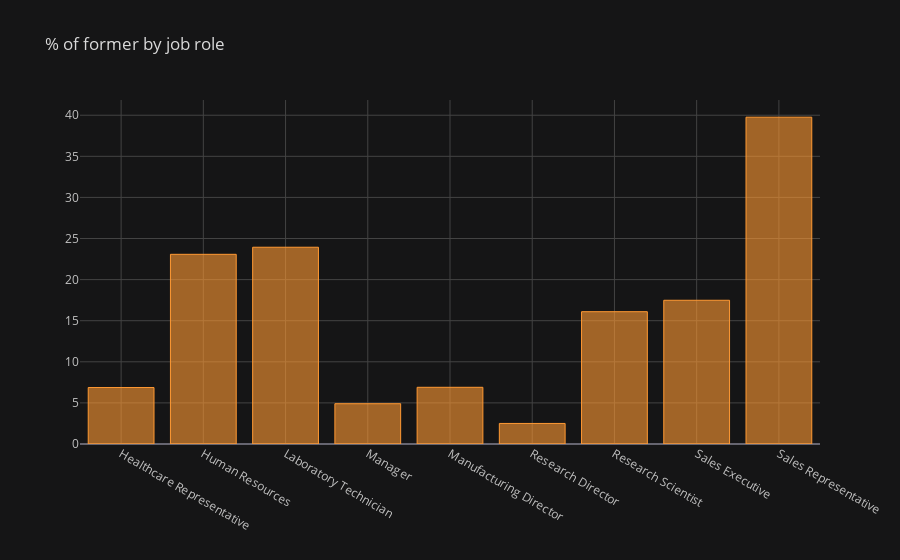

The cell this chart's notebook holds for it:
### Code cell
jr = pd.DataFrame(columns = ['Job Role', '% of former'])
i = 0 

for field in list(df['JobRole'].unique()):
    ratio = df[(df['JobRole'] == field) & 
               (df['Attrition'] == 'Yes')].shape[0] / df[df['JobRole'] == field].shape[0]
    jr.loc[i] = (field, ratio*100)
    i += 1

jr = jr.groupby(by = 'Job Role').sum()
jr.iplot(kind = 'bar', title = '% of former by job role')

### Figure 1 — Plotly figure (JSON) as saved in the notebook; plotly's stock layout.template omitted (floating-point values rounded to 4 significant figures)
{"data": [{"marker": {"color": "rgba(255, 153, 51, 0.6)", "line": {"color": "rgba(255, 153, 51, 1.0)", "width": 1}}, "name": "% of former", "orientation": "v", "text": "", "type": "bar", "x": ["Healthcare Representative", "Human Resources", "Laboratory Technician", "Manager", "Manufacturing Director", "Research Director", "Research Scientist", "Sales Executive", "Sales Representative"], "y": [6.87, 23.08, 23.94, 4.902, 6.897, 2.5, 16.1, 17.48, 39.76]}], "layout": {"legend": {"bgcolor": "#151516", "font": {"color": "#D9D9D9"}}, "paper_bgcolor": "#151516", "plot_bgcolor": "#151516", "title": {"font": {"color": "#D9D9D9"}, "text": "% of former by job role"}, "xaxis": {"gridcolor": "#434343", "showgrid": true, "tickfont": {"color": "#C2C2C2"}, "title": {"font": {"color": "#D9D9D9"}, "text": ""}, "zerolinecolor": "#666570"}, "yaxis": {"gridcolor": "#434343", "showgrid": true, "tickfont": {"color": "#C2C2C2"}, "title": {"font": {"color": "#D9D9D9"}, "text": ""}, "zerolinecolor": "#666570"}}}
